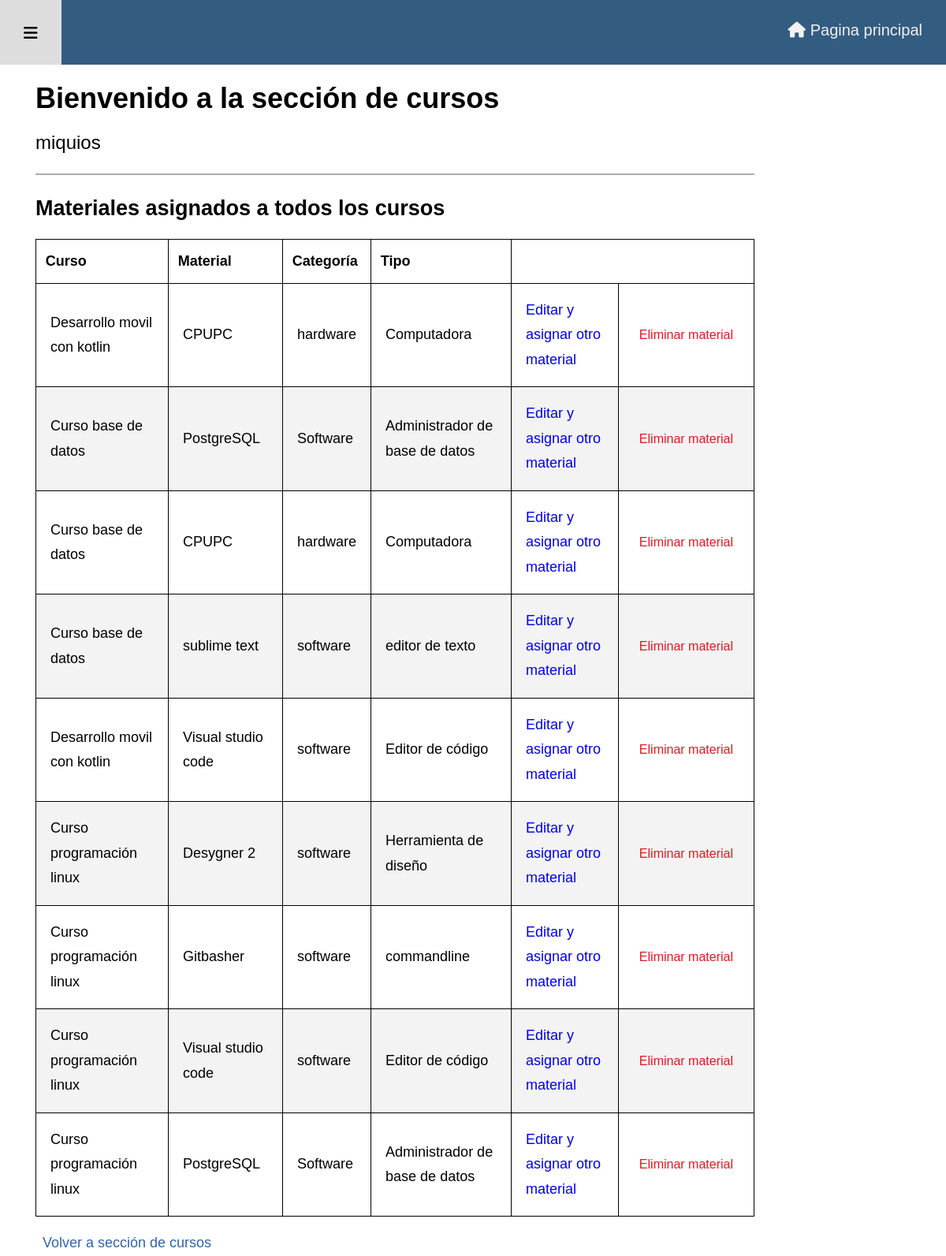
The page /admin/cursos.php?direccion=materiales_curso (signed in) on the database its author committed.
### tables this page shows
CREATE TABLE IF NOT EXISTS `materiales_y_curso` (
  `id_mc` int(11) NOT NULL AUTO_INCREMENT,
  `id_materiales` int(11) NOT NULL,
  `id_curso` int(11) NOT NULL,
  PRIMARY KEY (`id_mc`),
  KEY `fk_curso` (`id_curso`),
  KEY `fk_materiales` (`id_materiales`)
);

CREATE TABLE IF NOT EXISTS `curso` (
  `id_curso` int(3) NOT NULL AUTO_INCREMENT,
  `nombre_curso` varchar(255) NOT NULL,
  `descripcion` text NOT NULL,
  `dificultad` varchar(255) NOT NULL,
  `id_area` int(11) NOT NULL,
  `fecha` date NOT NULL,
  `imagen` text NOT NULL,
  `ci_profesor` int(11) NOT NULL,
  `id_modalidad` int(11) NOT NULL,
  `id_horario` int(11) NOT NULL,
  PRIMARY KEY (`id_curso`),
  KEY `fk_area` (`id_area`),
  KEY `fk_prof` (`ci_profesor`),
  KEY `fk_horario` (`id_horario`),
  KEY `fk_modalidad` (`id_modalidad`)
);

CREATE TABLE IF NOT EXISTS `material_curso` (
  `id_materiales` int(11) NOT NULL AUTO_INCREMENT,
  `nombre` varchar(255) NOT NULL,
  `categoría` varchar(255) NOT NULL,
  `tipo` varchar(255) NOT NULL,
  PRIMARY KEY (`id_materiales`)
);

### admin/admin_includes/ver_materiales_curso.php (the view, shortened to what this page needs)
    <table>
    <thead>
        <tr>
        <th>Curso</th>
        <th>Material</th>
        <th>Categoría</th>
        <th>Tipo</th>
        </tr>
    </thead>
    <tbody>
<?php
    echo "<h2>Materiales asignados a todos los cursos</h2>";
    $query = "SELECT id_mc, curso.nombre_curso, material_curso.nombre, material_curso.categoría, material_curso.tipo FROM materiales_y_curso ";
    $query .= "INNER JOIN curso ON materiales_y_curso.id_curso = curso.id_curso ";
    $query .= "INNER JOIN material_curso ON materiales_y_curso.id_materiales = material_curso.id_materiales";
    $stmt = mysqli_stmt_init($conexion);
    $preparar = mysqli_stmt_prepare($stmt, $query);
    if(!$preparar) {
        die('Query fallido' . mysqli_error($conexion));
    } else {
    mysqli_stmt_execute($stmt);
    $seleccionar_materiales_y_curso = mysqli_stmt_get_result($stmt);
    while ($fila = mysqli_fetch_assoc($seleccionar_materiales_y_curso)) {
        $id_mc = $fila['id_mc'];
        $nombre_curso = $fila['nombre_curso'];
        $nombre_material = $fila['nombre'];
        $categoría = $fila['categoría'];
        $tipo = $fila['tipo'];
        echo "<tr>";
        echo "<td>$nombre_curso</td>";
        echo "<td>$nombre_material</td>";
        echo "<td>$categoría</td>";
        echo "<td>$tipo</td>";
        echo "<td><a href='cursos.php?direccion=asignar_nuevo_material&id_mc=$id_mc'>Editar y asignar otro material</a></td>";
        echo "<form action='' method='POST'>";
        echo "<td><input type='submit' name='quitar' class='boton-activo boton-borrar' onClick=\"javascript: return confirm('¿Está seguro de que quiere borrar? (esta acción no se puede deshacer)'); \" value='Eliminar material'></td>";
        echo "</form>";
        echo "</tr>";
    }
}
?>
</tbody>
</table>
<div>
    <a class="boton-activo" href="cursos.php">Volver a sección de cursos</a>
</div>

### admin/adm_estilos/estilo-admin.css (style rules this page uses)
html { font-family: 'Josefin Sans', Arial; src: url(adm_fuentes/JosefinSans-VariableFont_wght.ttf); }
body { background-color: white; margin: 0; font-size: 1.125rem; font-weight: 400; line-height: 1.75em; }
table { table-layout: auto; width: 100%; margin: 1em 0; border-collapse: collapse; }
table, td, th { padding: .65em; border: black 1px solid ; }
table thead tr { text-align: left; }
table tbody tr:nth-of-type(even) { background-color: #f3f3f3; }
table a { text-decoration: none; }
.tabla-perfil th, td { padding: 1em; text-align: left; }
.boton-activo { text-decoration: none; color: #3264a8; padding: .5em; }
.boton-borrar { color: #e61725; border: none; background-color: transparent; font-size: 1rem; }

### rows shown on the page
materiales_y_curso: id_curso.nombre_curso "Desarrollo movil con kotlin", id_materiales.nombre "CPUPC", id_materiales.categoría "hardware", id_materiales.tipo "Computadora"
materiales_y_curso: id_curso.nombre_curso "Curso base de datos", id_materiales.nombre "PostgreSQL", id_materiales.categoría "Software", id_materiales.tipo "Administrador de base de datos"
materiales_y_curso: id_curso.nombre_curso "Curso base de datos", id_materiales.nombre "CPUPC", id_materiales.categoría "hardware", id_materiales.tipo "Computadora"
materiales_y_curso: id_curso.nombre_curso "Curso base de datos", id_materiales.nombre "sublime text", id_materiales.categoría "software", id_materiales.tipo "editor de texto"
materiales_y_curso: id_curso.nombre_curso "Desarrollo movil con kotlin", id_materiales.nombre "Visual studio code", id_materiales.categoría "software", id_materiales.tipo "Editor de código"
materiales_y_curso: id_curso.nombre_curso "Curso programación linux", id_materiales.nombre "Desygner 2", id_materiales.categoría "software", id_materiales.tipo "Herramienta de diseño"
materiales_y_curso: id_curso.nombre_curso "Curso programación linux", id_materiales.nombre "Gitbasher", id_materiales.categoría "software", id_materiales.tipo "commandline"
materiales_y_curso: id_curso.nombre_curso "Curso programación linux", id_materiales.nombre "Visual studio code", id_materiales.categoría "software", id_materiales.tipo "Editor de código"
materiales_y_curso: id_curso.nombre_curso "Curso programación linux", id_materiales.nombre "PostgreSQL", id_materiales.categoría "Software", id_materiales.tipo "Administrador de base de datos"

### other values the page prints
$_SESSION['usuario'] "miquios"
